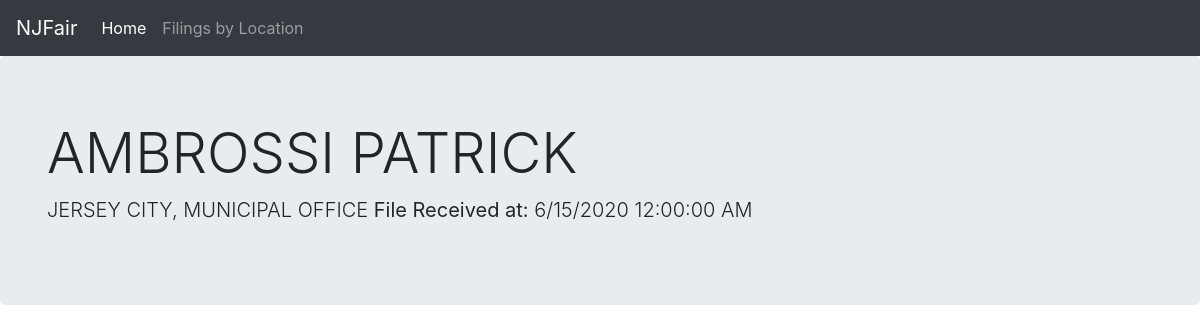
/candidates/4, run on the app's committed database.
### app.py (models this page shows)
class Candidates(db.Model):
    __tablename__ = 'gen_entitylistings2020'
    __table_args__ = {'extend_existing': True}
    NAME = db.Column(db.Text, primary_key=True)

### app.py (the view)
@app.route('/candidates/<slug>')
def detail(slug):
    loc_candidacy = Candidates.query.filter_by(SLUG=slug).first()
    return render_template('detail.html', loc_candidacy=loc_candidacy)

### templates/detail.html (shortened to what this page needs)
{% extends 'layout.html' %}
{% block content %}
<div class="jumbotron">
  <div class="container">
      <h1 class="display-4">{{ loc_candidacy.NAME }}</h1>
        <p class="lead">{{ loc_candidacy.LOCATION }}, {{ loc_candidacy.OFFICE }} <strong> File Received at: </strong> {{ loc_candidacy.DATE_RECEIVED }}</p>
    </div>
</div>
{% endblock %}

### data on the page
Candidates: NAME "AMBROSSI PATRICK", LOCATION "JERSEY CITY", OFFICE "MUNICIPAL OFFICE", DATE_RECEIVED "6/15/2020 12:00:00 AM"
